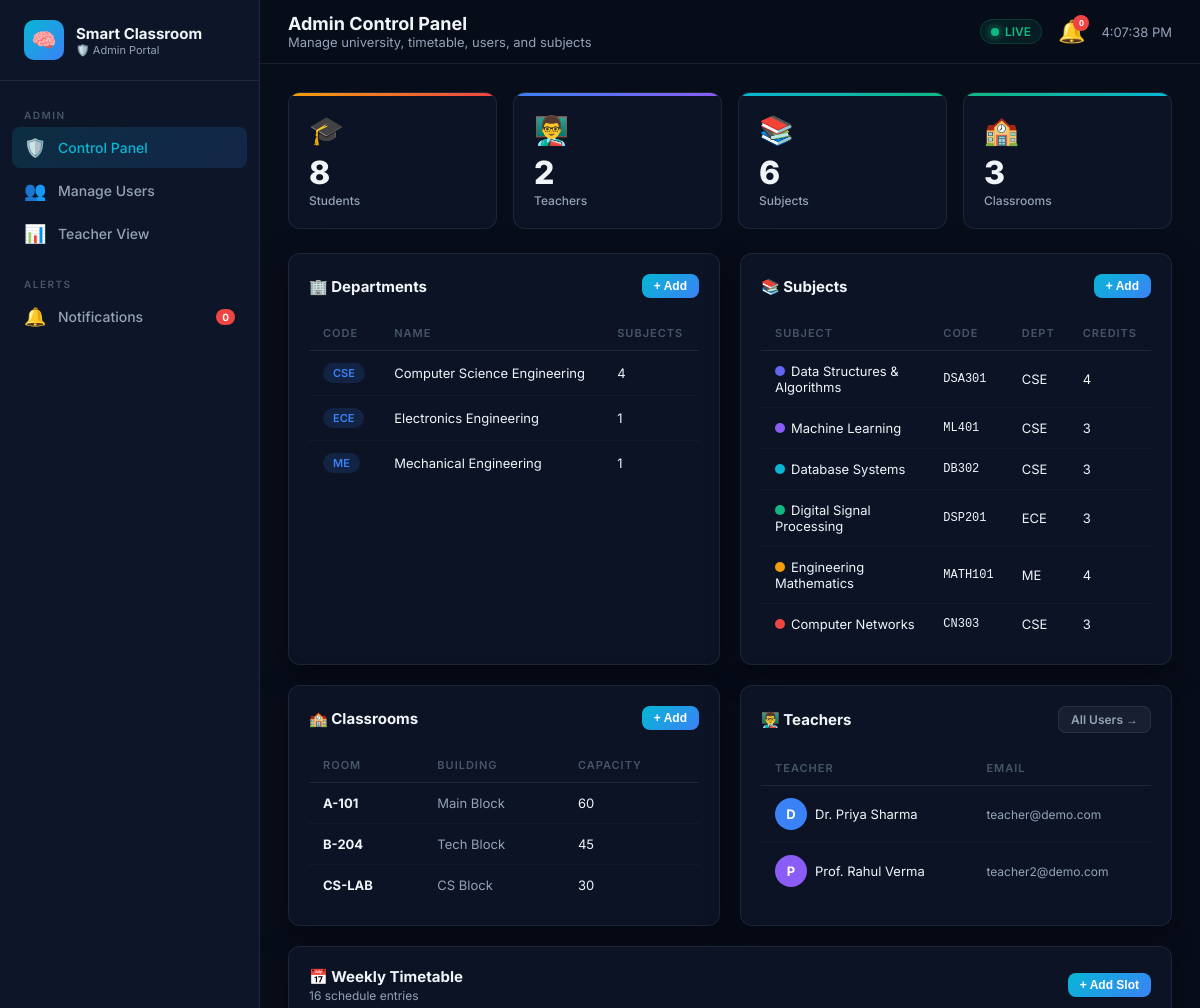
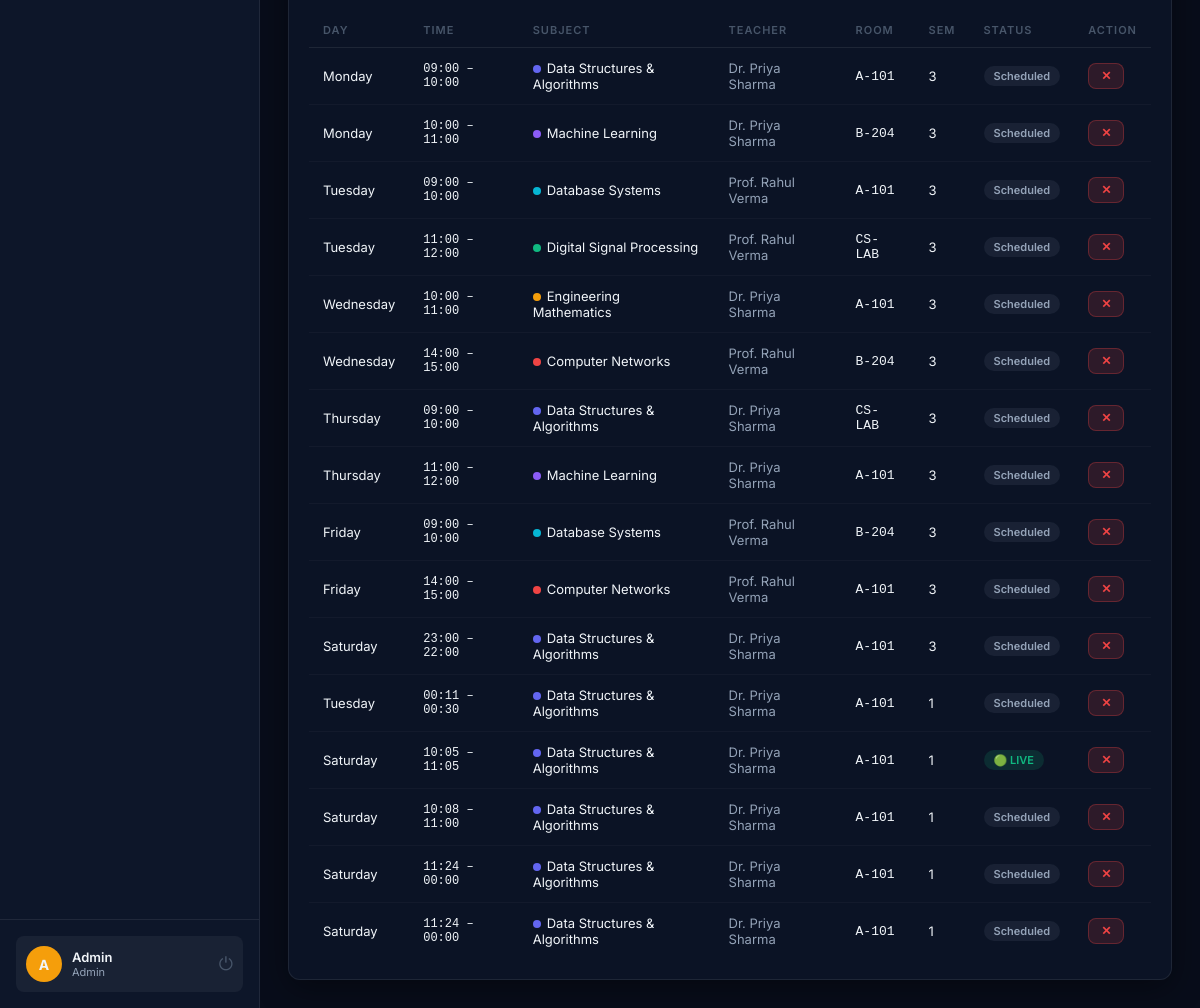
Page /admin/ (signed in) on the committed database (2 pictures, top to bottom).
### models/user.py (models this page shows, shortened)
class User(UserMixin, db.Model):
    __tablename__ = 'users'
    id           = db.Column(db.Integer, primary_key=True)
    name         = db.Column(db.String(100), nullable=False)
    email        = db.Column(db.String(120), unique=True, nullable=False)
    password_hash= db.Column(db.String(256), nullable=False)
    role         = db.Column(db.String(20), default='student')  # student/teacher/admin
    avatar_color = db.Column(db.String(20), default='#6366f1')
    created_at   = db.Column(db.DateTime, default=datetime.utcnow)
    is_active_   = db.Column(db.Boolean, default=True)
    student_profile = db.relationship('StudentProfile', backref='user', uselist=False, lazy=True)
    teacher_entries = db.relationship('TimetableEntry',  backref='teacher', lazy=True)
    def is_student(self):  return self.role == 'student'
    def is_teacher(self):  return self.role == 'teacher'
    def is_admin(self):    return self.role == 'admin'

### models/department.py (models this page shows, shortened)
class Department(db.Model):
    __tablename__ = 'departments'
    id   = db.Column(db.Integer, primary_key=True)
    name = db.Column(db.String(100), nullable=False)
    code = db.Column(db.String(10), unique=True, nullable=False)
    subjects  = db.relationship('Subject', backref='department', lazy=True)
    students  = db.relationship('StudentProfile', backref='department', lazy=True)

class Subject(db.Model):
    __tablename__ = 'subjects'
    id            = db.Column(db.Integer, primary_key=True)
    name          = db.Column(db.String(100), nullable=False)
    code          = db.Column(db.String(20), unique=True, nullable=False)
    department_id = db.Column(db.Integer, db.ForeignKey('departments.id'), nullable=False)
    credits       = db.Column(db.Integer, default=3)
    color         = db.Column(db.String(20), default='#6366f1')
    timetable_entries = db.relationship('TimetableEntry', backref='subject', lazy=True)

### models/timetable.py (models this page shows, shortened)
class ClassRoom(db.Model):
    __tablename__ = 'classrooms'
    id       = db.Column(db.Integer, primary_key=True)
    room_no  = db.Column(db.String(20), nullable=False)
    building = db.Column(db.String(50), default='Main Block')
    capacity = db.Column(db.Integer, default=60)
    timetable_entries = db.relationship('TimetableEntry', backref='room', lazy=True)

class TimetableEntry(db.Model):
    __tablename__ = 'timetable_entries'
    id          = db.Column(db.Integer, primary_key=True)
    subject_id  = db.Column(db.Integer, db.ForeignKey('subjects.id'),   nullable=False)
    teacher_id  = db.Column(db.Integer, db.ForeignKey('users.id'),      nullable=False)
    room_id     = db.Column(db.Integer, db.ForeignKey('classrooms.id'), nullable=False)
    day_of_week = db.Column(db.Integer, nullable=False)  # 0=Mon … 5=Sat
    start_time  = db.Column(db.String(5), nullable=False)  # "HH:MM"
    end_time    = db.Column(db.String(5), nullable=False)
    semester      = db.Column(db.Integer, default=1)
    department_id = db.Column(db.Integer, db.ForeignKey('departments.id'), nullable=True)
    class_type    = db.Column(db.String(20), default='regular') # regular/custom/instant
    is_public     = db.Column(db.Boolean, default=False)
    join_code     = db.Column(db.String(10), unique=True, nullable=True)
    sessions      = db.relationship('ClassSession', backref='timetable_entry', lazy=True)
    enrollments   = db.relationship('ClassEnrollment', backref='timetable_entry', lazy=True, cascade='all, delete-orphan')
    def is_active_now(self):
        if self.class_type == 'instant':
            return True # Managed manually via sessions
        now = datetime.now()
        if now.weekday() != self.day_of_week:
            return False
        current = now.strftime('%H:%M')
        return self.start_time <= current <= self.end_time
    def day_name(self):
        return DAYS[self.day_of_week] if 0 <= self.day_of_week <= 5 else '?'

### routes/admin.py (the view)
@admin_bp.route('/')
@login_required
@admin_required
def index():
    stats = {
        'students': StudentProfile.query.count(),
        'teachers': User.query.filter_by(role='teacher').count(),
        'subjects': Subject.query.count(),
        'rooms':    ClassRoom.query.count(),
        'timetable_entries': TimetableEntry.query.count(),
    }
    departments  = Department.query.all()
    subjects     = Subject.query.all()
    rooms        = ClassRoom.query.all()
    timetable    = TimetableEntry.query.all()
    teachers     = User.query.filter_by(role='teacher').all()
    students     = StudentProfile.query.all()
    return render_template('admin/index.html', stats=stats, departments=departments,
                           subjects=subjects, rooms=rooms, timetable=timetable,
                           teachers=teachers, students=students)

### routes/admin.py (called while the page is built)
def admin_required(f):
    @wraps(f)
    def decorated(*args, **kwargs):
        if not current_user.is_authenticated or not current_user.is_admin():
            flash('Admin access required.', 'error')
            return redirect(url_for('auth.login'))
        return f(*args, **kwargs)
    return decorated

### templates/admin/index.html (shortened to what this page needs)
{% extends 'base.html' %}
{% block page_title %}Admin Control Panel{% endblock %}
{% block page_subtitle %}Manage university, timetable, users, and subjects{% endblock %}
{% block content %}
<div class="stats-grid" style="margin-bottom:24px;">
  <div class="stat-card" style="--card-accent:linear-gradient(90deg,#f59e0b,#ef4444)">
    <div class="stat-icon">🎓</div>
    <div class="stat-value">{{ stats.students }}</div>
    <div class="stat-label">Students</div>
  </div>
  <div class="stat-card" style="--card-accent:linear-gradient(90deg,#3b82f6,#8b5cf6)">
    <div class="stat-icon">👨‍🏫</div>
    <div class="stat-value">{{ stats.teachers }}</div>
    <div class="stat-label">Teachers</div>
  </div>
  <div class="stat-card" style="--card-accent:linear-gradient(90deg,#06b6d4,#10b981)">
    <div class="stat-icon">📚</div>
    <div class="stat-value">{{ stats.subjects }}</div>
    <div class="stat-label">Subjects</div>
  </div>
  <div class="stat-card" style="--card-accent:linear-gradient(90deg,#10b981,#06b6d4)">
    <div class="stat-icon">🏫</div>
    <div class="stat-value">{{ stats.rooms }}</div>
    <div class="stat-label">Classrooms</div>
  </div>
</div>
<div class="grid-2" style="margin-bottom:20px;">
  <div class="card">
    <div class="section-header"><div class="section-title">🏢 Departments</div>
      <button class="btn btn-primary btn-sm" onclick="toggleForm('deptForm')">+ Add</button></div>
    {% if departments %}
    <table class="data-table"><thead><tr><th>Code</th><th>Name</th><th>Subjects</th></tr></thead><tbody>
    {% for d in departments %}
    <tr><td><span class="badge badge-info">{{ d.code }}</span></td><td>{{ d.name }}</td><td>{{ d.subjects|length }}</td></tr>
    {% endfor %}</tbody></table>
    {% else %}<div class="empty-state"><div class="empty-icon">🏢</div><p>No departments yet</p></div>{% endif %}
  </div>
  <div class="card">
    <div class="section-header"><div class="section-title">📚 Subjects</div>
      <button class="btn btn-primary btn-sm" onclick="toggleForm('subjectForm')">+ Add</button></div>
    {% if subjects %}
    <table class="data-table"><thead><tr><th>Subject</th><th>Code</th><th>Dept</th><th>Credits</th></tr></thead><tbody>
    {% for s in subjects %}
    <tr>
      <td><span style="display:inline-block;width:10px;height:10px;border-radius:50%;background:{{ s.color }};margin-right:6px;"></span>{{ s.name }}</td>
      <td style="font-family:monospace;font-size:12px;">{{ s.code }}</td>
      <td>{{ s.department.code if s.department else '—' }}</td>
      <td>{{ s.credits }}</td>
    </tr>
    {% endfor %}</tbody></table>
    {% else %}<div class="empty-state"><div class="empty-icon">📚</div><p>No subjects yet</p></div>{% endif %}
  </div>
</div>
<div class="grid-2" style="margin-bottom:20px;">
  <div class="card">
    <div class="section-header"><div class="section-title">🏫 Classrooms</div>
      <button class="btn btn-primary btn-sm" onclick="toggleForm('roomForm')">+ Add</button></div>
    {% if rooms %}
    <table class="data-table"><thead><tr><th>Room</th><th>Building</th><th>Capacity</th></tr></thead><tbody>
    {% for r in rooms %}<tr><td><strong>{{ r.room_no }}</strong></td><td style="color:var(--text-secondary);">{{ r.building }}</td><td>{{ r.capacity }}</td></tr>{% endfor %}
    </tbody></table>
    {% else %}<div class="empty-state"><div class="empty-icon">🏫</div><p>No rooms yet</p></div>{% endif %}
  </div>
  <div class="card">
    <div class="section-header"><div class="section-title">👨‍🏫 Teachers</div>
      <a href="{{ url_for('admin.users') }}" class="btn btn-ghost btn-sm">All Users →</a></div>
    {% if teachers %}
    <table class="data-table"><thead><tr><th>Teacher</th><th>Email</th></tr></thead><tbody>
    {% for t in teachers %}
    <tr>
      <td><div style="display:flex;align-items:center;gap:8px;"><div class="student-avatar" style="background:{{ t.avatar_color }}">{{ t.name[0] }}</div>{{ t.name }}</div></td>
      <td style="font-size:12px;color:var(--text-secondary);">{{ t.email }}</td>
    </tr>{% endfor %}</tbody></table>
    {% else %}<div class="empty-state"><div class="empty-icon">👨‍🏫</div><p>No teachers yet</p></div>{% endif %}
  </div>
</div>
<div class="card">
  <div class="section-header">
    <div><div class="section-title">📅 Weekly Timetable</div><div class="section-sub">{{ stats.timetable_entries }} schedule entries</div></div>
    <button class="btn btn-primary btn-sm" onclick="toggleForm('ttForm')">+ Add Slot</button>
  </div>
  {% if timetable %}
  <div style="overflow-x:auto;">
  <table class="data-table"><thead><tr><th>Day</th><th>Time</th><th>Subject</th><th>Teacher</th><th>Room</th><th>Sem</th><th>Status</th><th>Action</th></tr></thead><tbody>
  {% for e in timetable %}
  <tr>
    <td>{{ e.day_name() }}</td>
    <td style="font-family:monospace;font-size:12px;">{{ e.start_time }} – {{ e.end_time }}</td>
    <td><span style="display:inline-block;width:8px;height:8px;border-radius:50%;background:{{ e.subject.color if e.subject else '#6366f1' }};margin-right:6px;"></span>{{ e.subject.name if e.subject else '—' }}</td>
    <td style="color:var(--text-secondary);">{{ e.teacher.name if e.teacher else '—' }}</td>
    <td style="font-family:monospace;">{{ e.room.room_no if e.room else '—' }}</td>
    <td>{{ e.semester }}</td>
    <td>{% if e.is_active_now() %}<span class="badge badge-attentive">🟢 LIVE</span>{% else %}<span class="badge badge-low">Scheduled</span>{% endif %}</td>
    <td>
      <form method="POST" action="{{ url_for('admin.delete_timetable', entry_id=e.id) }}" style="display:inline;" onsubmit="return confirm('Delete?')">
        <button type="submit" class="btn btn-danger btn-sm">✕</button>
      </form>
    </td>
  </tr>
  {% endfor %}</tbody></table></div>
  {% else %}<div class="empty-state"><div class="empty-icon">📅</div><p>No timetable entries. Add subjects and rooms first.</p></div>{% endif %}
</div>
{% endblock %}

### templates/base.html (shortened to what this page needs)
<!DOCTYPE html>
<html lang="en">
<head>
  <link rel="stylesheet" href="{{ url_for('static', filename='css/main.css') }}"/>
</head>
<body>
{% set role_accent = {
  'teacher': '--accent-blue',
  'admin':   '--accent-yellow',
  'student': '--accent-cyan'
}[current_user.role] if current_user.is_authenticated else '--accent-cyan' %}
<div class="layout">
  <aside class="sidebar" data-role="{{ current_user.role if current_user.is_authenticated else 'student' }}">
    <div class="sidebar-logo">
      <div class="logo-icon">🧠</div>
      <div>
        <span>Smart Classroom</span>
        <small>
          {% if current_user.is_authenticated %}
            {% if current_user.is_student() %}🎓 Student Portal
            {% elif current_user.is_teacher() %}👨‍🏫 Teacher Portal
            {% else %}🛡️ Admin Portal{% endif %}
          {% endif %}
        </small>
      </div>
    </div>
    <nav class="sidebar-nav">
      {% if current_user.is_authenticated and current_user.is_student() %}
      <div class="nav-section-label">Student</div>
      <a href="{{ url_for('student.dashboard') }}" class="nav-link {% if request.endpoint == 'student.dashboard' %}active{% endif %}">
        <span class="nav-icon">🏠</span> My Dashboard
      </a>
      <a href="{{ url_for('student.schedule') }}" class="nav-link {% if request.endpoint == 'student.schedule' %}active{% endif %}">
        <span class="nav-icon">📅</span> Schedule
      </a>
      <a href="{{ url_for('student.attendance') }}" class="nav-link {% if request.endpoint == 'student.attendance' %}active{% endif %}">
        <span class="nav-icon">✅</span> Attendance
      </a>
      <a href="{{ url_for('student.analytics') }}" class="nav-link {% if request.endpoint == 'student.analytics' %}active{% endif %}">
        <span class="nav-icon">📈</span> My Analytics
      </a>
      {% elif current_user.is_authenticated and current_user.is_admin() %}
      <div class="nav-section-label">Admin</div>
      <a href="{{ url_for('admin.index') }}" class="nav-link {% if request.endpoint == 'admin.index' %}active{% endif %}">
        <span class="nav-icon">🛡️</span> Control Panel
      </a>
      <a href="{{ url_for('admin.users') }}" class="nav-link {% if request.endpoint == 'admin.users' %}active{% endif %}">
        <span class="nav-icon">👥</span> Manage Users
      </a>
      <a href="{{ url_for('dashboard.index') }}" class="nav-link">
        <span class="nav-icon">📊</span> Teacher View
      </a>
      {% endif %}
      <div class="nav-section-label" style="margin-top:12px;">Alerts</div>
      <a href="#" class="nav-link" onclick="openAlertDrawer()">
        <span class="nav-icon">🔔</span> Notifications
        <span class="nav-badge" id="sidebar-alert-count">0</span>
      </a>
    </nav>
    <div class="sidebar-footer">
      <div class="user-card">
        <div class="user-avatar" style="background:{{ current_user.avatar_color if current_user.is_authenticated else '#6366f1' }}">
          {{ current_user.name[0].upper() if current_user.is_authenticated else '?' }}
        </div>
        <div class="user-info">
          <div class="user-name">{{ current_user.name if current_user.is_authenticated else 'Guest' }}</div>
          <div class="user-role">{{ current_user.role.title() if current_user.is_authenticated else '' }}</div>
        </div>
        <a href="{{ url_for('auth.logout') }}" class="logout-btn" title="Logout">⏻</a>
      </div>
    </div>
  </aside>
  <div class="main-area">
    <header class="topbar">
      <div class="topbar-title">
        {% block page_title %}Dashboard{% endblock %}
        <small>{% block page_subtitle %}AI-Powered Smart Classroom{% endblock %}</small>
      </div>
      <div class="topbar-right">
        <div class="live-badge"><div class="status-dot"></div> LIVE</div>
        <button class="alert-btn" onclick="openAlertDrawer()" title="Alerts">
          🔔 <span class="alert-count" id="topbar-alert-count">0</span>
        </button>
        <div style="font-size:13px;color:var(--text-secondary);" id="clock"></div>
      </div>
    </header>
    <main class="page-content fade-in">
      {% block content %}{% endblock %}
    </main>
  </div>
</div>
</body>
</html>

### rows in the picture
User: name "A", name "Admin", role "Admin"
Department: code "CSE", name "Computer Science Engineering", subjects|length "4"
Department: code "ECE", name "Electronics Engineering", subjects|length "1"
Department: code "ME", name "Mechanical Engineering", subjects|length "1"
Subject: name "Data Structures & Algorithms", code "DSA301", department "CSE", credits "4"
Subject: name "Machine Learning", code "ML401", department "CSE", credits "3"
Subject: name "Database Systems", code "DB302", department "CSE", credits "3"
Subject: name "Digital Signal Processing", code "DSP201", department "ECE", credits "3"
Subject: name "Engineering Mathematics", code "MATH101", department "ME", credits "4"
Subject: name "Computer Networks", code "CN303", department "CSE", credits "3"
ClassRoom: room_no "A-101", building "Main Block", capacity "60"
ClassRoom: room_no "B-204", building "Tech Block", capacity "45"
ClassRoom: room_no "CS-LAB", building "CS Block", capacity "30"
User: name "D", name "Dr. Priya Sharma", email "teacher@demo.com"
User: name "P", name "Prof. Rahul Verma", email "teacher2@demo.com"
TimetableEntry: day_name "Monday", start_time "09:00", end_time "10:00", subject "Data Structures & Algorithms", teacher "Dr. Priya Sharma", room "A-101", semester "3", class_type "Scheduled"
TimetableEntry: day_name "Monday", start_time "10:00", end_time "11:00", subject "Machine Learning", teacher "Dr. Priya Sharma", room "B-204", semester "3", class_type "Scheduled"
TimetableEntry: day_name "Tuesday", start_time "09:00", end_time "10:00", subject "Database Systems", teacher "Prof. Rahul Verma", room "A-101", semester "3", class_type "Scheduled"
TimetableEntry: day_name "Tuesday", start_time "11:00", end_time "12:00", subject "Digital Signal Processing", teacher "Prof. Rahul Verma", room "CS-LAB", semester "3", class_type "Scheduled"
TimetableEntry: day_name "Wednesday", start_time "10:00", end_time "11:00", subject "Engineering Mathematics", teacher "Dr. Priya Sharma", room "A-101", semester "3", class_type "Scheduled"
TimetableEntry: day_name "Wednesday", start_time "14:00", end_time "15:00", subject "Computer Networks", teacher "Prof. Rahul Verma", room "B-204", semester "3", class_type "Scheduled"
TimetableEntry: day_name "Thursday", start_time "09:00", end_time "10:00", subject "Data Structures & Algorithms", teacher "Dr. Priya Sharma", room "CS-LAB", semester "3", class_type "Scheduled"
TimetableEntry: day_name "Thursday", start_time "11:00", end_time "12:00", subject "Machine Learning", teacher "Dr. Priya Sharma", room "A-101", semester "3", class_type "Scheduled"
TimetableEntry: day_name "Friday", start_time "09:00", end_time "10:00", subject "Database Systems", teacher "Prof. Rahul Verma", room "B-204", semester "3", class_type "Scheduled"
TimetableEntry: day_name "Friday", start_time "14:00", end_time "15:00", subject "Computer Networks", teacher "Prof. Rahul Verma", room "A-101", semester "3", class_type "Scheduled"
TimetableEntry: day_name "Saturday", start_time "23:00", end_time "22:00", subject "Data Structures & Algorithms", teacher "Dr. Priya Sharma", room "A-101", semester "3", class_type "Scheduled"
TimetableEntry: day_name "Tuesday", start_time "00:11", end_time "00:30", subject "Data Structures & Algorithms", teacher "Dr. Priya Sharma", room "A-101", semester "1", class_type "Scheduled"
TimetableEntry: day_name "Saturday", start_time "10:05", end_time "11:05", subject "Data Structures & Algorithms", teacher "Dr. Priya Sharma", room "A-101", semester "1", class_type "🟢 LIVE"
TimetableEntry: day_name "Saturday", start_time "10:08", end_time "11:00", subject "Data Structures & Algorithms", teacher "Dr. Priya Sharma", room "A-101", semester "1", class_type "Scheduled"
TimetableEntry: day_name "Saturday", start_time "11:24", end_time "00:00", subject "Data Structures & Algorithms", teacher "Dr. Priya Sharma", room "A-101", semester "1", class_type "Scheduled"
TimetableEntry: day_name "Saturday", start_time "11:24", end_time "00:00", subject "Data Structures & Algorithms", teacher "Dr. Priya Sharma", room "A-101", semester "1", class_type "Scheduled"

### other values in the picture
{{ stats.students }} "8"
{{ stats.teachers }} "2"
{{ stats.subjects }} "6"
{{ stats.rooms }} "3"
{{ stats.timetable_entries }} "16"
